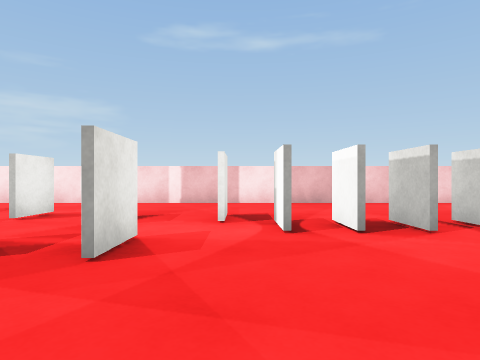
view 1 (above)

12 first-person views from a walk through a 3-D level made in the Unity game engine. The camera is 0.62 m above the floor, looks level and sees 75° across. The floor is counted in squares, 1 m on a side. Each view is taken from the middle of a square. On the plan, view 1 faces up. The plan holds only what a view shows up to about 9 squares ahead; the rest is blank. The player character is not drawn. Surface patterns are stand-ins for the level's own textures.

view 2
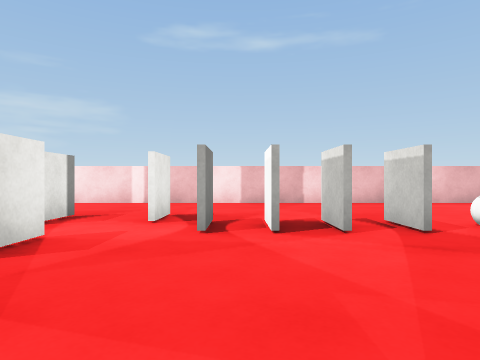

view 3
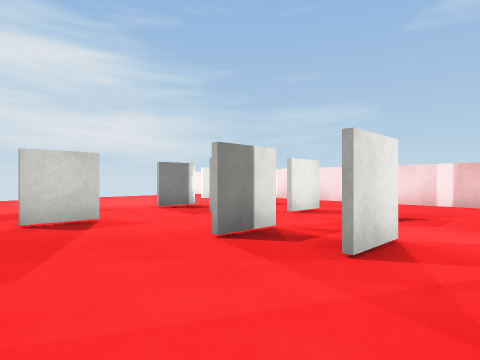

view 4
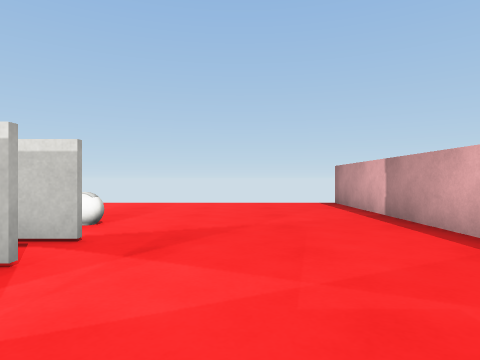

view 5
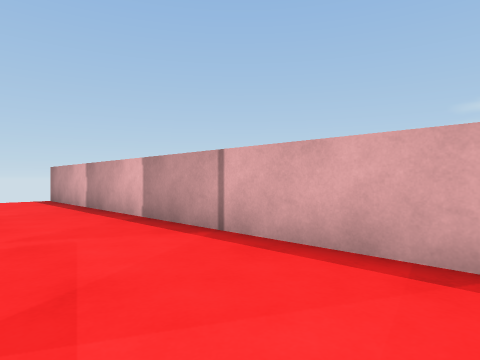

view 6
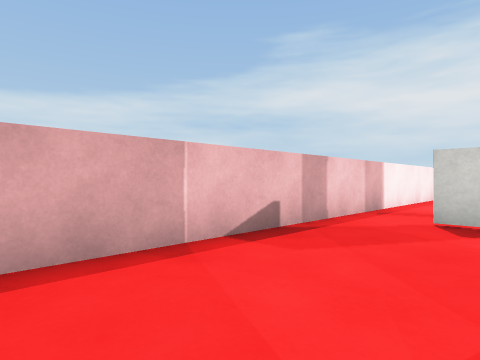

view 7
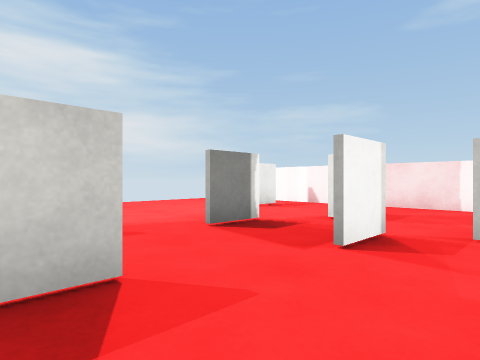

view 8
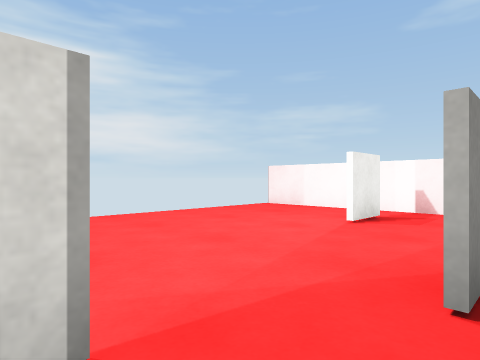

view 9
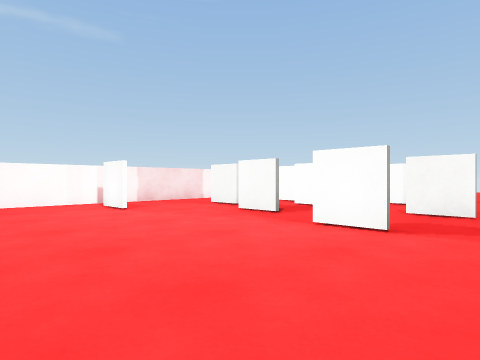

view 10
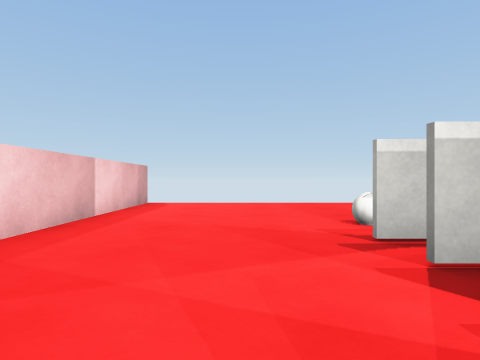

view 11
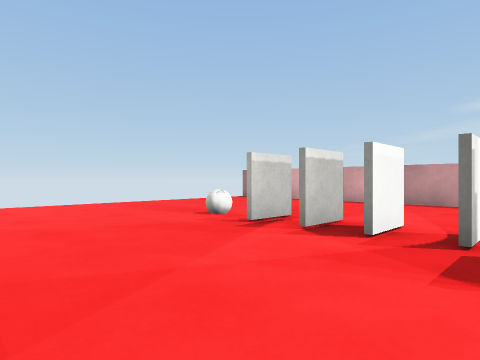

view 12
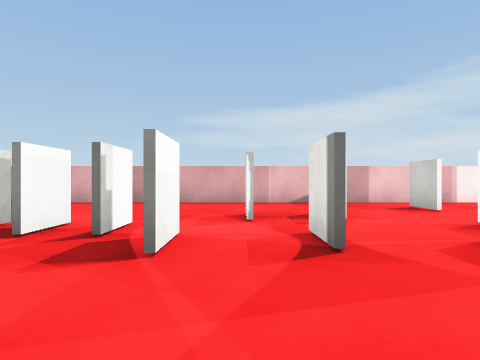

### Floor plan
Points are (right, up) in squares from view 1. A wall is a line through its corners. A room is listed if a view was taken in it or the views show most of it. See-through windows are left out.
Room 1 (views 1, 2, 3, 4, 5, 6, 7, 8, 9, 10, 11, 12)
walls: (-1.1, 3.4) (-1.1, 2.2); (0.5, 3.6) (0.5, 4.6); (-2.5, 3.2) (-2.5, 2.1); (-2.6, 2.5) (-2.6, 3); (1.4, 3.6) (1.4, 4.6); (-3.5, 5.9) (-3.5, 4.8); (-4.3, 4.6) (-4.3, 3.6); (-4.4, 4) (-4.4, 4.6); (3.1, 3.6) (3.1, 4.8); (-4.9, 1.9) (-4.9, 0.8); (-5.6, 5.5) (-5.6, 6.6); (-5, 0.8) (-5, 1.9); (-6.3, 4.8) (-6.3, 3.6); (-6.4, 3.6) (-6.4, 4.8); (-7.2, 1.4) (-7.2, 2.4); (-8.1, 6.2) (-8.1, 7.4); (-8, 7.4) (-8, 6.2); (-10.1, -0.6) (8.5, -0.6); (8.5, 8.5) (-11.5, 8.5)
ways out: gap at (2.5, 4)
objects: ball (4, 4)

Positions as (right, up) in squares from view 1, and headings:
1: (0, 0), facing up
2: (1, 0), facing up
3: (0, 0), facing up-left
4: (0, 2), facing right
5: (-2, 2), facing down-right
6: (0, 2), facing down-left
7: (-3, 1), facing up-left
8: (-6, 2), facing up-left
9: (-11, 0), facing up-right
10: (0, 6), facing right
11: (0, 8), facing down-right
12: (-1, 8), facing down
